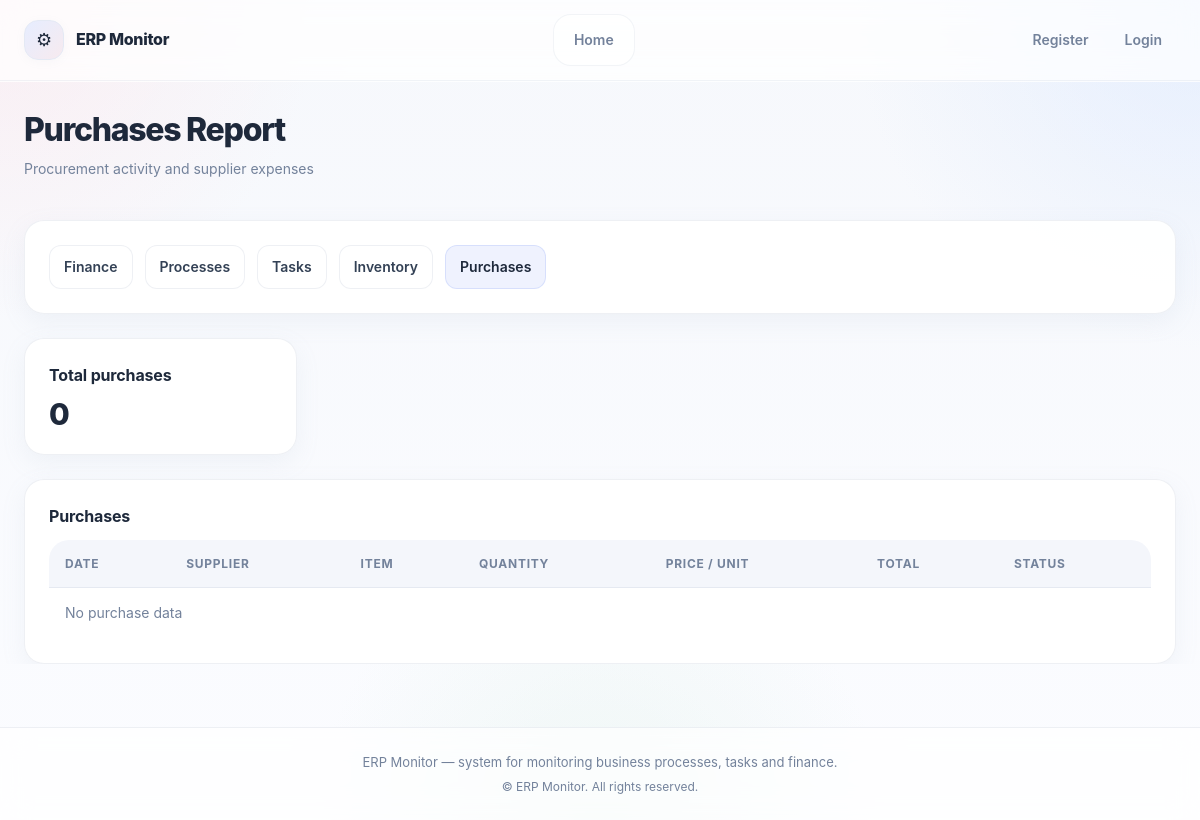
The page /reports/purchases/ on the database as committed earlier.
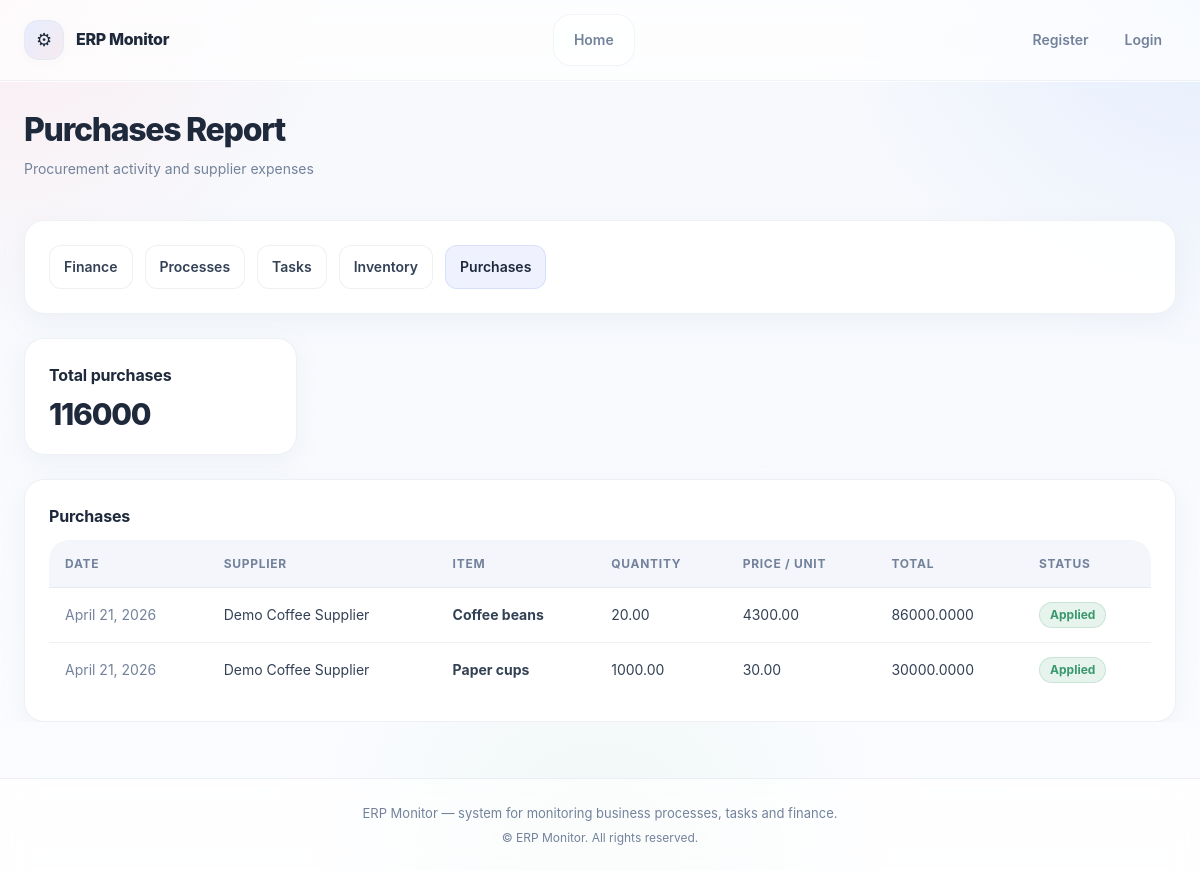
The same page on the database as committed later.
### purchases/models.py (models this page shows, shortened)
class Supplier(models.Model):
    name = models.CharField(max_length=255)
    contact = models.CharField(max_length=255, blank=True)
    def __str__(self):
        return self.name

class Purchase(models.Model):
    supplier = models.ForeignKey(
        Supplier,
        on_delete=models.PROTECT,
        related_name="purchases",
    )
    date = models.DateField(default=timezone.now)
    comment = models.TextField(blank=True)
    created_at = models.DateTimeField(auto_now_add=True)

class PurchaseItem(models.Model):
    purchase = models.ForeignKey(
        Purchase,
        on_delete=models.CASCADE,
        related_name="items",
    )
    item = models.ForeignKey(
        InventoryItem,
        on_delete=models.PROTECT,
        related_name="purchase_items",
    )
    quantity = models.DecimalField(max_digits=12, decimal_places=2)
    price_per_unit = models.DecimalField(max_digits=12, decimal_places=2)
    transaction = models.OneToOneField(
        "finance.Transaction",
        on_delete=models.SET_NULL,
        null=True,
        blank=True,
        related_name="purchase_item",
    )
    applied = models.BooleanField(default=False)
    def total_cost(self):
        return self.quantity * self.price_per_unit

### inventory/models.py (models this page shows, shortened)
class InventoryItem(models.Model):
    name = models.CharField(max_length=255)
    category = models.ForeignKey(
        InventoryCategory,
        on_delete=models.SET_NULL,
        null=True,
        blank=True,
        related_name="items",
    )
    quantity = models.DecimalField(
        max_digits=12,
        decimal_places=2,
        default=0,
    )
    unit = models.CharField(
        max_length=50,
        help_text="pcs, kg, l, m², etc."
    )
    cost_per_unit = models.DecimalField(
        max_digits=12,
        decimal_places=2,
        null=True,
        blank=True,
        help_text="Optional, for cost calculation"
    )
    is_active = models.BooleanField(default=True)
    created_at = models.DateTimeField(auto_now_add=True)

### reports/views.py (the view)
# urls.py: path("purchases/", views.purchase_report, name="purchase_report"),
def purchase_report(request):
    items = (
        PurchaseItem.objects
        .select_related(
            "purchase",
            "purchase__supplier",
            "item",
        )
        .all()
        .order_by("-purchase__date")
    )
    total_sum = (
        items.aggregate(
            total=Sum(
                models.F("quantity") * models.F("price_per_unit")
            )
        )["total"] or 0
    )
    report = []
    for pi in items:
        report.append({
            "date": pi.purchase.date,
            "supplier": pi.purchase.supplier,
            "item": pi.item,
            "quantity": pi.quantity,
            "price_per_unit": pi.price_per_unit,
            "total": pi.total_cost(),
            "applied": pi.applied,
        })
    return render(
        request,
        "reports/purchases.html",
        {
            "report": report,
            "total_sum": total_sum,
        },
    )

### templates/reports/purchases.html (shortened to what this page needs)
{% extends "base.html" %}
{% block content %}
<div class="page-header fade-in">
    <h1 class="page-title">Purchases Report</h1>
    <p class="page-subtitle">
        Procurement activity and supplier expenses
    </p>
</div>
<section class="dashboard-section fade-in">
    <div class="card">
        <nav class="reports-nav">
            <a href="{% url 'finance_report' %}"
               class="reports-link {% if request.path == '/reports/finance/' %}active{% endif %}">
                Finance
            </a>
            <a href="{% url 'process_report' %}"
               class="reports-link {% if request.path == '/reports/processes/' %}active{% endif %}">
                Processes
            </a>
            <a href="{% url 'task_report' %}"
               class="reports-link {% if request.path == '/reports/tasks/' %}active{% endif %}">
                Tasks
            </a>
            <a href="{% url 'inventory_report' %}"
               class="reports-link {% if request.path == '/reports/inventory/' %}active{% endif %}">
                Inventory
            </a>
            <a href="{% url 'purchase_report' %}"
               class="reports-link {% if request.path == '/reports/purchases/' %}active{% endif %}">
                Purchases
            </a>
        </nav>
    </div>
</section>
<section class="dashboard-section fade-in">
    <div class="cards-grid">
        <div class="card">
            <div class="card-title">Total purchases</div>
            <div class="card-metric">{{ total_sum }}</div>
        </div>
    </div>
</section>
<section class="dashboard-section fade-in">
    <div class="card">
        <div class="card-title">Purchases</div>
        <table class="table">
            <thead>
                <tr>
                    <th>Date</th>
                    <th>Supplier</th>
                    <th>Item</th>
                    <th>Quantity</th>
                    <th>Price / unit</th>
                    <th>Total</th>
                    <th>Status</th>
                </tr>
            </thead>
            <tbody>
                {% for row in report %}
                <tr>
                    <td class="muted">{{ row.date }}</td>
                    <td>{{ row.supplier }}</td>
                    <td>
                        <strong>{{ row.item.name }}</strong>
                    </td>
                    <td>{{ row.quantity }}</td>
                    <td>{{ row.price_per_unit }}</td>
                    <td>
                        <span class="{% if row.total < 0 %}danger{% endif %}">
                            {{ row.total }}
                        </span>
                    </td>
                    <td>
                        {% if row.applied %}
                            <span class="badge success">Applied</span>
                        {% else %}
                            <span class="badge active">Draft</span>
                        {% endif %}
                    </td>
                </tr>
                {% empty %}
                <tr>
                    <td colspan="7" class="muted">
                        No purchase data
                    </td>
                </tr>
                {% endfor %}
            </tbody>
        </table>
    </div>
</section>
{% endblock %}

Rows that differ between the two databases and show on the page:
added Supplier: date "April 21, 2026", supplier "Demo Coffee Supplier", item.name "Coffee beans", quantity "20.00", price_per_unit "4300.00", total "86000.0000", item.name "Paper cups", quantity "1000.00", price_per_unit "30.00", total "30000.0000"
Other text that changed with them:
{{ total_sum }}: "0" → "116000"
text no longer shown: "No purchase data"
